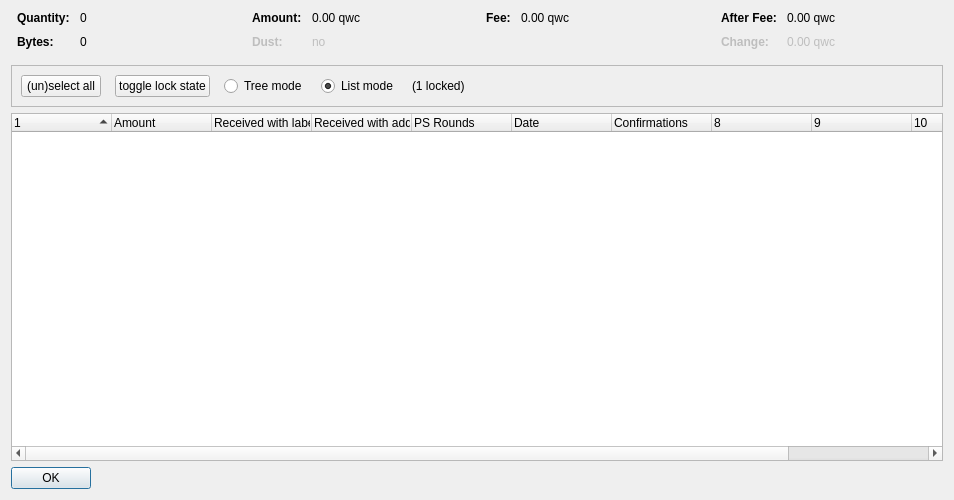
<?xml version="1.0" encoding="UTF-8"?>
<ui version="4.0">
 <class>CoinControlDialog</class>
 <widget class="QDialog" name="CoinControlDialog">
  <property name="geometry">
   <rect>
    <x>0</x>
    <y>0</y>
    <width>954</width>
    <height>500</height>
   </rect>
  </property>
  <property name="windowTitle">
   <string>Coin Selection</string>
  </property>
  <layout class="QVBoxLayout" name="verticalLayout">
   <item>
    <layout class="QHBoxLayout" name="horizontalLayoutTop" stretch="0,0,0,0">
     <property name="topMargin">
      <number>0</number>
     </property>
     <property name="bottomMargin">
      <number>10</number>
     </property>
     <item>
      <layout class="QFormLayout" name="formLayoutCoinControl1">
       <property name="horizontalSpacing">
        <number>10</number>
       </property>
       <property name="verticalSpacing">
        <number>10</number>
       </property>
       <property name="leftMargin">
        <number>6</number>
       </property>
       <property name="rightMargin">
        <number>6</number>
       </property>
       <item row="0" column="0">
        <widget class="QLabel" name="labelCoinControlQuantityText">
         <property name="font">
          <font>
           <weight>75</weight>
           <bold>true</bold>
          </font>
         </property>
         <property name="text">
          <string>Quantity:</string>
         </property>
        </widget>
       </item>
       <item row="0" column="1">
        <widget class="QLabel" name="labelCoinControlQuantity">
         <property name="cursor">
          <cursorShape>IBeamCursor</cursorShape>
         </property>
         <property name="contextMenuPolicy">
          <enum>Qt::ActionsContextMenu</enum>
         </property>
         <property name="text">
          <string notr="true">0</string>
         </property>
         <property name="textInteractionFlags">
          <set>Qt::LinksAccessibleByMouse|Qt::TextSelectableByKeyboard|Qt::TextSelectableByMouse</set>
         </property>
        </widget>
       </item>
       <item row="1" column="0">
        <widget class="QLabel" name="labelCoinControlBytesText">
         <property name="font">
          <font>
           <weight>75</weight>
           <bold>true</bold>
          </font>
         </property>
         <property name="text">
          <string>Bytes:</string>
         </property>
        </widget>
       </item>
       <item row="1" column="1">
        <widget class="QLabel" name="labelCoinControlBytes">
         <property name="cursor">
          <cursorShape>IBeamCursor</cursorShape>
         </property>
         <property name="contextMenuPolicy">
          <enum>Qt::ActionsContextMenu</enum>
         </property>
         <property name="text">
          <string notr="true">0</string>
         </property>
         <property name="textInteractionFlags">
          <set>Qt::LinksAccessibleByMouse|Qt::TextSelectableByKeyboard|Qt::TextSelectableByMouse</set>
         </property>
        </widget>
       </item>
      </layout>
     </item>
     <item>
      <layout class="QFormLayout" name="formLayoutCoinControl2">
       <property name="horizontalSpacing">
        <number>10</number>
       </property>
       <property name="verticalSpacing">
        <number>10</number>
       </property>
       <property name="leftMargin">
        <number>6</number>
       </property>
       <property name="rightMargin">
        <number>6</number>
       </property>
       <item row="0" column="0">
        <widget class="QLabel" name="labelCoinControlAmountText">
         <property name="font">
          <font>
           <weight>75</weight>
           <bold>true</bold>
          </font>
         </property>
         <property name="text">
          <string>Amount:</string>
         </property>
        </widget>
       </item>
       <item row="0" column="1">
        <widget class="QLabel" name="labelCoinControlAmount">
         <property name="cursor">
          <cursorShape>IBeamCursor</cursorShape>
         </property>
         <property name="contextMenuPolicy">
          <enum>Qt::ActionsContextMenu</enum>
         </property>
         <property name="text">
          <string notr="true">0.00 qwc</string>
         </property>
         <property name="textInteractionFlags">
          <set>Qt::LinksAccessibleByMouse|Qt::TextSelectableByKeyboard|Qt::TextSelectableByMouse</set>
         </property>
        </widget>
       </item>
       <item row="1" column="0">
        <widget class="QLabel" name="labelCoinControlLowOutputText">
         <property name="enabled">
          <bool>false</bool>
         </property>
         <property name="font">
          <font>
           <weight>75</weight>
           <bold>true</bold>
          </font>
         </property>
         <property name="text">
          <string>Dust:</string>
         </property>
        </widget>
       </item>
       <item row="1" column="1">
        <widget class="QLabel" name="labelCoinControlLowOutput">
         <property name="enabled">
          <bool>false</bool>
         </property>
         <property name="cursor">
          <cursorShape>IBeamCursor</cursorShape>
         </property>
         <property name="contextMenuPolicy">
          <enum>Qt::ActionsContextMenu</enum>
         </property>
         <property name="text">
          <string notr="true">no</string>
         </property>
         <property name="textInteractionFlags">
          <set>Qt::LinksAccessibleByMouse|Qt::TextSelectableByKeyboard|Qt::TextSelectableByMouse</set>
         </property>
        </widget>
       </item>
      </layout>
     </item>
     <item>
      <layout class="QFormLayout" name="formLayoutCoinControl3">
       <property name="horizontalSpacing">
        <number>10</number>
       </property>
       <property name="verticalSpacing">
        <number>10</number>
       </property>
       <property name="leftMargin">
        <number>6</number>
       </property>
       <property name="rightMargin">
        <number>6</number>
       </property>
       <item row="0" column="0">
        <widget class="QLabel" name="labelCoinControlFeeText">
         <property name="font">
          <font>
           <weight>75</weight>
           <bold>true</bold>
          </font>
         </property>
         <property name="text">
          <string>Fee:</string>
         </property>
        </widget>
       </item>
       <item row="0" column="1">
        <widget class="QLabel" name="labelCoinControlFee">
         <property name="cursor">
          <cursorShape>IBeamCursor</cursorShape>
         </property>
         <property name="contextMenuPolicy">
          <enum>Qt::ActionsContextMenu</enum>
         </property>
         <property name="text">
          <string notr="true">0.00 qwc</string>
         </property>
         <property name="textInteractionFlags">
          <set>Qt::LinksAccessibleByMouse|Qt::TextSelectableByKeyboard|Qt::TextSelectableByMouse</set>
         </property>
        </widget>
       </item>
      </layout>
     </item>
     <item>
      <layout class="QFormLayout" name="formLayoutCoinControl4">
       <property name="horizontalSpacing">
        <number>10</number>
       </property>
       <property name="verticalSpacing">
        <number>10</number>
       </property>
       <property name="leftMargin">
        <number>6</number>
       </property>
       <property name="rightMargin">
        <number>6</number>
       </property>
       <item row="0" column="0">
        <widget class="QLabel" name="labelCoinControlAfterFeeText">
         <property name="font">
          <font>
           <weight>75</weight>
           <bold>true</bold>
          </font>
         </property>
         <property name="text">
          <string>After Fee:</string>
         </property>
        </widget>
       </item>
       <item row="0" column="1">
        <widget class="QLabel" name="labelCoinControlAfterFee">
         <property name="cursor">
          <cursorShape>IBeamCursor</cursorShape>
         </property>
         <property name="contextMenuPolicy">
          <enum>Qt::ActionsContextMenu</enum>
         </property>
         <property name="text">
          <string notr="true">0.00 qwc</string>
         </property>
         <property name="textInteractionFlags">
          <set>Qt::LinksAccessibleByMouse|Qt::TextSelectableByKeyboard|Qt::TextSelectableByMouse</set>
         </property>
        </widget>
       </item>
       <item row="1" column="0">
        <widget class="QLabel" name="labelCoinControlChangeText">
         <property name="enabled">
          <bool>false</bool>
         </property>
         <property name="font">
          <font>
           <weight>75</weight>
           <bold>true</bold>
          </font>
         </property>
         <property name="text">
          <string>Change:</string>
         </property>
        </widget>
       </item>
       <item row="1" column="1">
        <widget class="QLabel" name="labelCoinControlChange">
         <property name="enabled">
          <bool>false</bool>
         </property>
         <property name="cursor">
          <cursorShape>IBeamCursor</cursorShape>
         </property>
         <property name="contextMenuPolicy">
          <enum>Qt::ActionsContextMenu</enum>
         </property>
         <property name="text">
          <string notr="true">0.00 qwc</string>
         </property>
         <property name="textInteractionFlags">
          <set>Qt::LinksAccessibleByMouse|Qt::TextSelectableByKeyboard|Qt::TextSelectableByMouse</set>
         </property>
        </widget>
       </item>
      </layout>
     </item>
    </layout>
   </item>
   <item>
    <widget class="QFrame" name="frame">
     <property name="minimumSize">
      <size>
       <width>0</width>
       <height>40</height>
      </size>
     </property>
     <property name="frameShape">
      <enum>QFrame::StyledPanel</enum>
     </property>
     <property name="frameShadow">
      <enum>QFrame::Sunken</enum>
     </property>
     <layout class="QHBoxLayout" name="horizontalLayout">
      <item>
       <layout class="QHBoxLayout" name="horizontalLayoutPanel" stretch="0,0,0,0,0,0">
        <property name="spacing">
         <number>14</number>
        </property>
        <item>
         <widget class="QPushButton" name="pushButtonSelectAll">
          <property name="sizePolicy">
           <sizepolicy hsizetype="Maximum" vsizetype="Fixed">
            <horstretch>0</horstretch>
            <verstretch>0</verstretch>
           </sizepolicy>
          </property>
          <property name="text">
           <string>(un)select all</string>
          </property>
          <property name="autoDefault">
           <bool>false</bool>
          </property>
         </widget>
        </item>
        <item>
         <widget class="QPushButton" name="pushButtonToggleLock">
          <property name="sizePolicy">
           <sizepolicy hsizetype="Maximum" vsizetype="Fixed">
            <horstretch>0</horstretch>
            <verstretch>0</verstretch>
           </sizepolicy>
          </property>
          <property name="text">
           <string>toggle lock state</string>
          </property>
          <property name="autoDefault">
           <bool>false</bool>
          </property>
         </widget>
        </item>
        <item>
         <widget class="QRadioButton" name="radioTreeMode">
          <property name="sizePolicy">
           <sizepolicy hsizetype="Maximum" vsizetype="Fixed">
            <horstretch>0</horstretch>
            <verstretch>0</verstretch>
           </sizepolicy>
          </property>
          <property name="text">
           <string>Tree mode</string>
          </property>
         </widget>
        </item>
        <item>
         <widget class="QRadioButton" name="radioListMode">
          <property name="sizePolicy">
           <sizepolicy hsizetype="Maximum" vsizetype="Fixed">
            <horstretch>0</horstretch>
            <verstretch>0</verstretch>
           </sizepolicy>
          </property>
          <property name="text">
           <string>List mode</string>
          </property>
          <property name="checked">
           <bool>true</bool>
          </property>
         </widget>
        </item>
        <item>
         <widget class="QLabel" name="labelLocked">
          <property name="text">
           <string>(1 locked)</string>
          </property>
         </widget>
        </item>
        <item>
         <spacer name="horizontalSpacer">
          <property name="orientation">
           <enum>Qt::Horizontal</enum>
          </property>
          <property name="sizeHint" stdset="0">
           <size>
            <width>40</width>
            <height>20</height>
           </size>
          </property>
         </spacer>
        </item>
       </layout>
      </item>
     </layout>
    </widget>
   </item>
   <item>
    <widget class="CoinControlTreeWidget" name="treeWidget">
     <property name="contextMenuPolicy">
      <enum>Qt::CustomContextMenu</enum>
     </property>
     <property name="sortingEnabled">
      <bool>false</bool>
     </property>
     <property name="columnCount">
      <number>11</number>
     </property>
     <attribute name="headerShowSortIndicator" stdset="0">
      <bool>true</bool>
     </attribute>
     <attribute name="headerStretchLastSection">
      <bool>false</bool>
     </attribute>
     <column>
      <property name="text">
       <string/>
      </property>
     </column>
     <column>
      <property name="text">
       <string>Amount</string>
      </property>
     </column>
     <column>
      <property name="text">
       <string>Received with label</string>
      </property>
     </column>
     <column>
      <property name="text">
       <string>Received with address</string>
      </property>
     </column>
     <column>
      <property name="text">
       <string>PS Rounds</string>
      </property>
     </column>
     <column>
      <property name="text">
       <string>Date</string>
      </property>
     </column>
     <column>
      <property name="text">
       <string>Confirmations</string>
      </property>
      <property name="toolTip">
       <string>Confirmed</string>
      </property>
     </column>
     <column>
      <property name="text">
       <string/>
      </property>
     </column>
     <column>
      <property name="text">
       <string/>
      </property>
     </column>
     <column>
      <property name="text">
       <string/>
      </property>
     </column>
     <column>
      <property name="text">
       <string/>
      </property>
     </column>
    </widget>
   </item>
   <item>
    <widget class="QDialogButtonBox" name="buttonBox">
     <property name="sizePolicy">
      <sizepolicy hsizetype="Maximum" vsizetype="Fixed">
       <horstretch>0</horstretch>
       <verstretch>0</verstretch>
      </sizepolicy>
     </property>
     <property name="orientation">
      <enum>Qt::Horizontal</enum>
     </property>
     <property name="standardButtons">
      <set>QDialogButtonBox::Ok</set>
     </property>
    </widget>
   </item>
  </layout>
 </widget>
 <customwidgets>
  <customwidget>
   <class>CoinControlTreeWidget</class>
   <extends>QTreeWidget</extends>
   <header>coincontroltreewidget.h</header>
  </customwidget>
 </customwidgets>
 <resources/>
 <connections/>
</ui>
